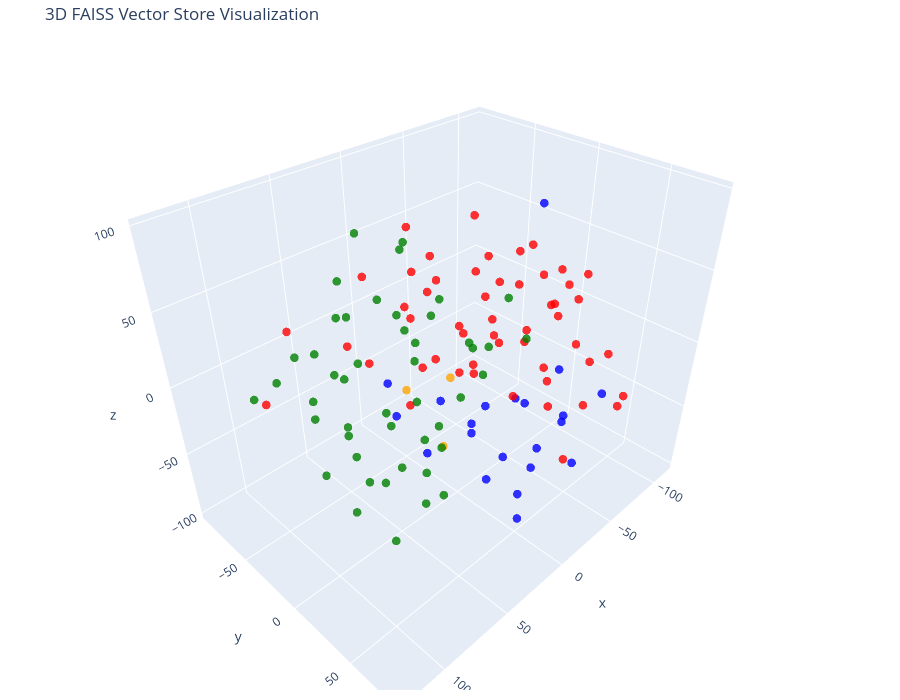

The code cell stored with this chart in its notebook:
### Code cell
# Let's try 3D!

tsne = TSNE(n_components=3, random_state=42)
reduced_vectors = tsne.fit_transform(vectors)

# Create the 3D scatter plot
fig = go.Figure(data=[go.Scatter3d(
    x=reduced_vectors[:, 0],
    y=reduced_vectors[:, 1],
    z=reduced_vectors[:, 2],
    mode='markers',
    marker=dict(size=5, color=colors, opacity=0.8),
    text=[f"Type: {t}<br>Text: {d[:100]}..." for t, d in zip(doc_types, documents)],
    hoverinfo='text'
)])

fig.update_layout(
    title='3D FAISS Vector Store Visualization',
    scene=dict(xaxis_title='x', yaxis_title='y', zaxis_title='z'),
    width=900,
    height=700,
    margin=dict(r=20, b=10, l=10, t=40)
)

fig.show()

### Figure 1 — Plotly figure (JSON) as saved in the notebook; plotly's stock layout.template omitted (floating-point values rounded to 4 significant figures)
{"data": [{"hoverinfo": "text", "marker": {"color": ["blue", "blue", "blue", "blue", "blue", "blue", "blue", "blue", "blue", "blue", "blue", "blue", "blue", "blue", "blue", "blue", "blue", "blue", "blue", "blue", "blue", "red", "red", "red", "red", "red", "red", "red", "red", "red", "red", "red", "red", "red", "red", "red", "red", "red", "red", "red", "red", "red", "red", "red", "red", "red", "red", "red", "red", "red", "red", "red", "red", "red", "red", "red", "red", "red", "red", "red", "red", "red", "red", "red", "red", "red", "red", "red", "red", "red", "red", "red", "red", "orange", "orange", "orange", "green", "green", "green", "green", "green", "green", "green", "green", "green", "green", "green", "green", "green", "green", "green", "green", "green", "green", "green", "green", "green", "green", "green", "green", "green", "green", "green", "green", "green", "green", "green", "green", "green", "green", "green", "green", "green", "green", "green", "green", "green", "green", "green", "green", "green", "green", "green"], "opacity": 0.8, "size": 5}, "mode": "markers", "text": ["Type: products<br>Text: # Product Summary\n\n# Rellm: AI-Powered Enterprise Reinsurance Solution\n\n## Summary\n\nRellm is an inno...", "Type: products<br>Text: ### Seamless Integrations\nRellm's architecture is designed for effortless integration with existing ...", "Type: products<br>Text: ### Regulatory Compliance Tools\nRellm includes built-in compliance tracking features to help organiz...", "Type: products<br>Text: Join the growing number of organizations leveraging Rellm to enhance their reinsurance processes whi...", "Type: products<br>Text: Experience the future of reinsurance with Rellm, where innovation meets reliability. Let Insurellm h...", "Type: products<br>Text: # Product Summary\n\n# Markellm\n\n## Summary\n\nMarkellm is an innovative two-sided marketplace designed ...", "Type: products<br>Text: - **User-Friendly Interface**: Designed with user experience in mind, Markellm features an intuitive...", "Type: products<br>Text: - **Customer Support**: Our dedicated support team is always available to assist both consumers and ...", "Type: products<br>Text: ### For Insurance Companies:\n- **Basic Listing Fee**: $199/month for a featured listing on the platf...", "Type: products<br>Text: ### Q3 2025\n- Initiate a comprehensive marketing campaign targeting both consumers and insurers to i...", "Type: products<br>Text: # Product Summary\n\n# Homellm\n\n## Summary\nHomellm is an innovative home insurance product developed b...", "Type: products<br>Text: ### 2. Dynamic Pricing Model\nWith Homellm's innovative dynamic pricing model, insurance providers ca...", "Type: products<br>Text: ### 5. Multi-Channel Integration\nHomellm seamlessly integrates into existing insurance platforms, pr...", "Type: products<br>Text: - **Basic Tier:** Starting at $5,000/month for small insurers with basic integration features.\n- **S...", "Type: products<br>Text: All tiers include a comprehensive training program and ongoing updates to ensure optimal performance...", "Type: products<br>Text: With Homellm, Insurellm is committed to transforming the landscape of home insurance, ensuring both ...", "Type: products<br>Text: # Product Summary\n\n# Carllm\n\n## Summary\n\nCarllm is an innovative auto insurance product developed by...", "Type: products<br>Text: - **Instant Quoting**: With Carllm, insurance companies can offer near-instant quotes to customers, ...", "Type: products<br>Text: - **Mobile Integration**: Carllm is designed to work seamlessly with mobile applications, providing ...", "Type: products<br>Text: - **Professional Tier**: $2,500/month\n  - For medium-sized companies.\n  - All Basic Tier features pl...", "Type: products<br>Text: ### Q2 2025: Customer Experience Improvements\n- Launch of a new **mobile app** for end-users.\n- Intr...", "Type: contracts<br>Text: # Contract with GreenField Holdings for Markellm\n\n**Effective Date:** November 15, 2023  \n**Contract...", "Type: contracts<br>Text: ## Renewal\n1. **Automatic Renewal**: This contract will automatically renew for sequential one-year ...", "Type: contracts<br>Text: ## Features\n1. **AI-Powered Matching**: Access to advanced algorithms that connect GreenField Holdin...", "Type: contracts<br>Text: ## Support\n1. **Customer Support Access**: The Client will have access to dedicated support through ...", "Type: contracts<br>Text: **Signatures:**  \n_________________________                           _________________________  \n**...", "Type: contracts<br>Text: # Contract with Apex Reinsurance for Rellm: AI-Powered Enterprise Reinsurance Solution\n\n## Terms\n\n1....", "Type: contracts<br>Text: ## Renewal\n\n1. **Automatic Renewal**: This Agreement will automatically renew for successive one-yea...", "Type: contracts<br>Text: 2. **Seamless Integrations**: The architecture of Rellm allows for easy integration with existing sy...", "Type: contracts<br>Text: 1. **Technical Support**: Provider shall offer dedicated technical support to the Client via phone, ...", "Type: contracts<br>Text: **Insurellm, Inc.**  \n_____________________________  \nAuthorized Signature   \nDate: ________________...", "Type: contracts<br>Text: # Contract with Greenstone Insurance for Homellm\n\n---\n\n## Terms\n\n1. **Parties**: This Contract (\"Agr...", "Type: contracts<br>Text: 4. **Payment Terms**: \n   - The Customer shall pay an amount of $10,000 per month for the Standard T...", "Type: contracts<br>Text: ---\n\n## Features\n\n- **AI-Powered Risk Assessment**: Customer will have access to enhanced risk evalu...", "Type: contracts<br>Text: - **Customer Portal**: A dedicated portal will be provided, allowing the Customer's clients to manag...", "Type: contracts<br>Text: ______________________________  \n[Name], [Title]  \nDate: ______________________\n\n**For Greenstone In...", "Type: contracts<br>Text: # Contract with Roadway Insurance Inc. for Carllm\n\n---\n\n## Terms\n\n1. **Agreement Effective Date**: T...", "Type: contracts<br>Text: ---\n\n## Renewal\n\n1. **Automatic Renewal**: This agreement will automatically renew for an additional...", "Type: contracts<br>Text: ---\n\n## Features\n\n1. **Access to Core Features**: Roadway Insurance Inc. will have access to all Pro...", "Type: contracts<br>Text: ---\n\n## Support\n\n1. **Technical Support**: Roadway Insurance Inc. will receive priority technical su...", "Type: contracts<br>Text: # Contract with Stellar Insurance Co. for Rellm\n\n## Terms\nThis contract is made between **Insurellm*...", "Type: contracts<br>Text: ### Termination\nEither party may terminate this agreement with a **30-day written notice**. In the e...", "Type: contracts<br>Text: ## Features\nStellar Insurance Co. will receive access to the following features of the Rellm product...", "Type: contracts<br>Text: ## Support\nInsurellm provides Stellar Insurance Co. with the following support services:\n\n- **24/7 T...", "Type: contracts<br>Text: # Contract with TechDrive Insurance for Carllm\n\n**Contract Date:** October 1, 2024  \n**Contract Dura...", "Type: contracts<br>Text: ## Renewal\n\n1. **Automatic Renewal**: This contract shall automatically renew for additional one-yea...", "Type: contracts<br>Text: ## Support\n\n1. **Customer Support**: Insurellm will provide 24/7 customer support to TechDrive Insur...", "Type: contracts<br>Text: **TechDrive Insurance Representative:**  \nName: Sarah Johnson  \nTitle: Operations Director  \nDate: _...", "Type: contracts<br>Text: # Contract with Belvedere Insurance for Markellm\n\n## Terms\nThis Contract (\"Agreement\") is made and e...", "Type: contracts<br>Text: ## Renewal\n1. **Renewal Terms**: This Agreement may be renewed for additional one-year terms upon mu...", "Type: contracts<br>Text: ## Features\n1. **AI-Powered Matching**: Belvedere Insurance will benefit from Markellm's AI-powered ...", "Type: contracts<br>Text: ## Support\n1. **Technical Support**: Technical support will be available from 9 AM to 7 PM EST, Mond...", "Type: contracts<br>Text: **Belvedere Insurance**  \nSignature: ______________________  \nName: [Authorized Signatory]  \nTitle: ...", "Type: contracts<br>Text: # Contract with Velocity Auto Solutions for Carllm\n\n**Contract Date:** October 1, 2023  \n**Contract ...", "Type: contracts<br>Text: ## Renewal\n\n1. **Automatic Renewal**: This contract will automatically renew for successive 12-month...", "Type: contracts<br>Text: ## Support\n\n1. **Customer Support**: Velocity Auto Solutions will have access to Insurellm’s custome...", "Type: contracts<br>Text: # Contract with GreenValley Insurance for Homellm\n\n**Contract Date:** October 6, 2023  \n**Contract N...", "Type: contracts<br>Text: 4. **Confidentiality:** Both parties agree to maintain the confidentiality of proprietary informatio...", "Type: contracts<br>Text: 1. **AI-Powered Risk Assessment:** Access to advanced AI algorithms for real-time risk evaluations.\n...", "Type: contracts<br>Text: 3. **Regular Updates:** Insurellm will offer ongoing updates and enhancements to the Homellm platfor...", "Type: contracts<br>Text: # Contract with EverGuard Insurance for Rellm: AI-Powered Enterprise Reinsurance Solution\n\n**Contrac...", "Type: contracts<br>Text: 4. **Usage Rights**: EverGuard Insurance is granted a non-exclusive, non-transferable license to acc...", "Type: contracts<br>Text: 1. **Core Functionality**: Rellm provides EverGuard Insurance with advanced AI-driven analytics, sea...", "Type: contracts<br>Text: 1. **Customer Support**: Insurellm will provide EverGuard Insurance with 24/7 customer support, incl...", "Type: contracts<br>Text: ---\n\n**Signatures**  \n**For Insurellm**: __________________________  \n**Name**: John Smith  \n**Title...", "Type: contracts<br>Text: # Contract with BrightWay Solutions for Markellm\n\n**Contract Date:** October 5, 2023  \n**Contract ID...", "Type: contracts<br>Text: 3. **Service Level Agreement (SLA):**  \n   Insurellm commits to a 99.9% uptime for the platform with...", "Type: contracts<br>Text: 2. **Real-Time Quote Availability:**  \n   Consumers sourced via BrightWay Solutions will receive rea...", "Type: contracts<br>Text: 3. **Training and Onboarding:**  \n   Insurellm agrees to provide one free training session on how to...", "Type: contracts<br>Text: # Contract with Pinnacle Insurance Co. for Homellm\n\n## Terms\nThis contract (\"Contract\") is entered i...", "Type: contracts<br>Text: ## Renewal\n1. **Renewal Terms**: At the end of the initial term, this Contract shall automatically r...", "Type: contracts<br>Text: ## Features\n1. **AI-Powered Risk Assessment**: Utilized for tailored underwriting decisions specific...", "Type: contracts<br>Text: ## Support\n1. **Technical Support**: Insurellm shall provide 24/7 technical support via an email and...", "Type: company<br>Text: # Overview of Insurellm\n\nInsurellm is an innovative insurance tech firm with 200 employees across th...", "Type: company<br>Text: # Careers at Insurellm\n\nInsurellm is hiring! We are looking for talented software engineers, data sc...", "Type: company<br>Text: # About Insurellm\n\nInsurellm was founded by Avery Lancaster in 2015 as an insurance tech startup des...", "Type: employees<br>Text: # HR Record\n\n# Alex Chen\n\n## Summary\n- **Date of Birth:** March 15, 1990  \n- **Job Title:** Backend ...", "Type: employees<br>Text: ## Annual Performance History\n- **2020:**  \n  - Completed onboarding successfully.  \n  - Met expecta...", "Type: employees<br>Text: ## Compensation History\n- **2020:** Base Salary: $80,000  \n- **2021:** Base Salary Increase to $90,0...", "Type: employees<br>Text: Alex Chen continues to be a vital asset at Insurellm, contributing significantly to innovative backe...", "Type: employees<br>Text: # HR Record\n\n# Oliver Spencer\n\n## Summary\n- **Date of Birth**: May 14, 1990  \n- **Job Title**: Backe...", "Type: employees<br>Text: ## Annual Performance History\n- **2018**: **3/5** - Adaptable team player but still learning to take...", "Type: employees<br>Text: ## Compensation History\n- **March 2018**: Initial salary of $80,000.\n- **July 2019**: Salary increas...", "Type: employees<br>Text: # HR Record\n\n# Emily Tran\n\n## Summary\n- **Date of Birth:** March 18, 1991  \n- **Job Title:** Digital...", "Type: employees<br>Text: - **January 2017 - May 2018**: Marketing Intern  \n  - Supported the Marketing team by collaborating ...", "Type: employees<br>Text: - **2021**:  \n  - Performance Rating: Meets Expectations  \n  - Key Achievements: Contributed to the ...", "Type: employees<br>Text: - **Professional Development Goals**:  \n  - Emily Tran aims to become a Marketing Manager within the...", "Type: employees<br>Text: # HR Record\n\n# Jordan Blake\n\n## Summary\n- **Date of Birth:** March 15, 1993  \n- **Job Title:** Sales...", "Type: employees<br>Text: ## Annual Performance History\n- **2021:** First year at Insurellm; achieved 90% of monthly targets. ...", "Type: employees<br>Text: ## Other HR Notes\n- Jordan has shown an interest in continuing education, actively participating in ...", "Type: employees<br>Text: # Avery Lancaster\n\n## Summary\n- **Date of Birth**: March 15, 1985  \n- **Job Title**: Co-Founder & Ch...", "Type: employees<br>Text: - **2010 - 2013**: Business Analyst at Edge Analytics  \n  Prior to joining Innovate, Avery worked as...", "Type: employees<br>Text: - **2018**: **Exceeds Expectations**  \n  Under Avery’s pivoted vision, Insurellm launched two new su...", "Type: employees<br>Text: - **2022**: **Satisfactory**  \n  Avery focused on rebuilding team dynamics and addressing employee c...", "Type: employees<br>Text: ## Compensation History\n- **2015**: $150,000 base salary + Significant equity stake  \n- **2016**: $1...", "Type: employees<br>Text: ## Other HR Notes\n- **Professional Development**: Avery has actively participated in leadership trai...", "Type: employees<br>Text: # HR Record\n\n# Maxine Thompson\n\n## Summary\n- **Date of Birth:** January 15, 1991  \n- **Job Title:** ...", "Type: employees<br>Text: ## Insurellm Career Progression\n- **January 2017 - October 2018**: **Junior Data Engineer**  \n  * Ma...", "Type: employees<br>Text: ## Annual Performance History\n- **2017**: *Meets Expectations*  \n  Maxine showed potential in her ro...", "Type: employees<br>Text: - **2021**: *Exceeds Expectations*  \n  Maxine spearheaded the transition to a new data warehousing s...", "Type: employees<br>Text: ## Compensation History\n- **2017**: $70,000 (Junior Data Engineer)  \n- **2018**: $75,000 (Junior Dat...", "Type: employees<br>Text: # Samantha Greene\n\n## Summary\n- **Date of Birth:** October 14, 1990\n- **Job Title:** HR Generalist\n-...", "Type: employees<br>Text: ## Annual Performance History\n- **2020:** Exceeds Expectations  \n  Samantha Greene demonstrated exce...", "Type: employees<br>Text: ## Compensation History\n- **2020:** Base Salary - $55,000  \n  The entry-level salary matched industr...", "Type: employees<br>Text: - **2023:** Base Salary - $70,000  \n  Recognized for substantial improvement in employee relations m...", "Type: employees<br>Text: # HR Record\n\n# Alex Thomson\n\n## Summary\n- **Date of Birth:** March 15, 1995  \n- **Job Title:** Sales...", "Type: employees<br>Text: ## Annual Performance History  \n- **2022** - Rated as \"Exceeds Expectations.\" Alex Thomson achieved ...", "Type: employees<br>Text: ## Other HR Notes\n- Alex Thomson is an active member of the Diversity and Inclusion committee at Ins...", "Type: employees<br>Text: # HR Record\n\n# Samuel Trenton\n\n## Summary\n- **Date of Birth:** April 12, 1989  \n- **Job Title:** Sen...", "Type: employees<br>Text: ## Annual Performance History\n- **2023:** Rating: 4.5/5  \n  *Samuel exceeded expectations, successfu...", "Type: employees<br>Text: ## Compensation History\n- **2023:** Base Salary: $115,000 + Bonus: $15,000  \n  *Annual bonus based o...", "Type: employees<br>Text: - **Engagement in Company Culture:** Regularly participates in team-building events and contributes ...", "Type: employees<br>Text: # HR Record\n\n# Alex Harper\n\n## Summary\n- **Date of Birth**: March 15, 1993  \n- **Job Title**: Sales ...", "Type: employees<br>Text: ## Annual Performance History  \n- **2021**:  \n  - **Performance Rating**: 4.5/5  \n  - **Key Achievem...", "Type: employees<br>Text: - **2022**:  \n  - **Base Salary**: $65,000 (Promotion to Senior SDR)  \n  - **Bonus**: $13,000 (20% o...", "Type: employees<br>Text: # HR Record\n\n# Jordan K. Bishop\n\n## Summary\n- **Date of Birth:** March 15, 1990\n- **Job Title:** Fro...", "Type: employees<br>Text: ## Annual Performance History\n- **2019:** Exceeds Expectations - Continuously delivered high-quality...", "Type: employees<br>Text: ## Compensation History\n- **June 2018:** Starting Salary - $85,000\n- **June 2019:** Salary Increase ...", "Type: employees<br>Text: ## Other HR Notes\n- Jordan K. Bishop has been an integral part of club initiatives, including the In...", "Type: employees<br>Text: # HR Record\n\n# Emily Carter\n\n## Summary\n- **Date of Birth:** August 12, 1990  \n- **Job Title:** Acco...", "Type: employees<br>Text: - **2017-2019:** Marketing Intern  \n  - Assisted with market research and campaign development for s...", "Type: employees<br>Text: ## Compensation History\n| Year | Base Salary | Bonus         | Total Compensation |\n|------|--------...", "Type: employees<br>Text: Emily Carter exemplifies the kind of talent that drives Insurellm's success and is an invaluable ass..."], "type": "scatter3d", "x": [-7.977, -5.706, -34.74, 4.832, 19.88, 7.163, 8.183, -2.905, -28.61, 6.05, -28.44, -42.05, -33.56, -21.6, -0.9387, -6.528, -38.15, -52.56, -41.48, -35.98, -13.81, -26.17, -106.9, -79.06, -5.251, -29.27, -67.54, -58.25, -7.707, -16.17, -51.78, -55.25, -82.5, -63.22, -36.38, -24.07, -95.41, -102.4, -87.96, -64.9, -57.78, -82.17, -25.69, -31.65, -78.95, -70.52, 19.63, 0.6959, -42.65, -112.9, -18.23, -20.0, -45.43, -70.89, -9.268, 16.49, -60.14, 0.7411, -65.35, -25.56, -62.5, -51.35, -32.81, -34.96, -16.25, 125.4, -59.24, -37.57, -42.98, -74.84, -108.3, -71.98, 94.76, -4.976, 22.96, 5.258, 67.87, 47.77, 109.3, 28.42, 82.67, 28.49, 105.3, 64.84, 45.34, 76.52, 53.79, 59.12, 84.52, 44.73, 7.212, 22.15, 18.34, 14.4, 106.8, 15.83, 109.9, 67.67, 52.77, 47.66, 83.88, 62.07, 62.18, 56.13, 40.7, 84.64, 45.06, 83.67, 79.18, 62.94, 65.56, 88.98, 65.83, 66.37, 54.25, 55.92, 40.02, 89.23, 37.58, 76.34, 21.27, 96.2, 16.08], "y": [4.062, -21.46, -8.519, 29.05, -7.519, 17.78, -49.3, -70.21, 21.27, 42.3, 57.82, 73.19, 48.05, 33.62, 50.76, 45.73, 24.54, 40.74, 31.26, 62.75, 48.31, 1.891, -15.11, 63.29, -93.36, 34.88, -4.229, -43.94, -39.84, -59.6, 48.18, -2.707, 15.15, 61.09, -21.81, 50.46, -8.377, 11.74, -49.47, -47.2, -32.39, -41.38, -12.17, -30.62, 10.22, 13.56, -60.14, -39.05, 14.2, -12.87, -64.66, -47.6, 32.13, -14.8, 82.47, -86.29, 2.015, 80.57, 73.91, -2.349, -22.87, -45.5, -30.93, -55.86, -61.32, -7.49, -79.79, -89.27, -68.69, -19.32, 5.804, 43.43, -30.4, -18.21, -21.68, -1.978, -55.39, 14.4, 12.34, -7.788, -68.78, 12.57, 30.16, 4.968, 18.72, 33.35, 41.13, -34.09, 5.782, -46.81, 14.45, 42.12, 63.15, 47.16, 44.68, 33.27, -47.72, 66.07, 31.51, 54.54, 58.87, -28.74, 3.056, -18.98, -0.6147, -29.67, 28.71, 34.04, -51.35, 31.15, 51.46, 19.06, -25.47, 10.63, -0.332, -66.39, -8.348, 64.6, -66.78, -18.98, -25.32, 16.38, -29.42], "z": [-55.89, -42.83, -55.95, -70.56, -62.57, -31.39, -63.39, -53.01, -29.93, -42.91, -22.6, -5.508, 3.128, -98.55, -93.2, -7.944, 97.29, -51.23, -72.6, -61.53, -60.4, 20.18, -11.23, -40.68, 19.81, 61.79, -9.025, 61.88, -26.85, -1.846, 58.58, 30.43, 26.58, 5.872, 39.37, 44.59, -55.13, -29.06, -43.4, -64.59, 8.52, 6.279, -19.59, -1.582, -70.54, -42.55, -20.09, 46.62, 2.168, 14.98, -77.41, 21.22, 35.48, -70.79, 9.564, -21.0, 57.27, -23.7, -19.43, 60.8, -25.34, -22.99, -38.95, -41.43, 62.13, 34.51, 1.447, -14.89, 30.18, 40.01, 1.372, -12.8, 51.72, -78.77, -18.86, -8.528, -21.7, 44.01, -9.065, 12.0, -7.131, 61.17, -25.32, -49.3, -45.26, -11.22, -41.47, 1.498, -16.33, 31.29, 25.06, 42.58, 55.54, 70.42, 6.606, 17.08, 7.006, 47.71, 70.02, 59.91, 27.63, 68.6, 70.93, 97.02, 93.28, -10.77, -4.618, -60.38, 17.98, 23.22, 6.945, 53.83, -25.12, 6.28, -16.15, 1.584, 47.46, -5.914, 18.85, 21.06, 73.4, 11.87, 17.31]}], "layout": {"height": 700, "margin": {"b": 10, "l": 10, "r": 20, "t": 40}, "scene": {"xaxis": {"title": {"text": "x"}}, "yaxis": {"title": {"text": "y"}}, "zaxis": {"title": {"text": "z"}}}, "title": {"text": "3D FAISS Vector Store Visualization"}, "width": 900}}
